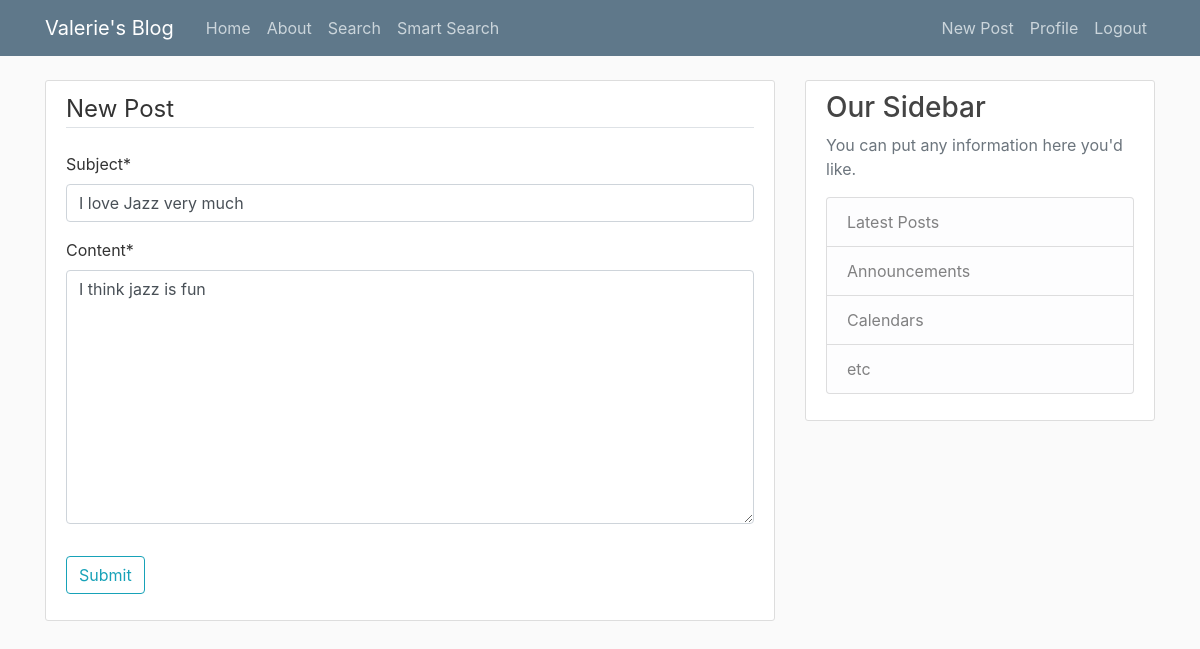
The app's page /post/1/edit/ (signed in), older data.
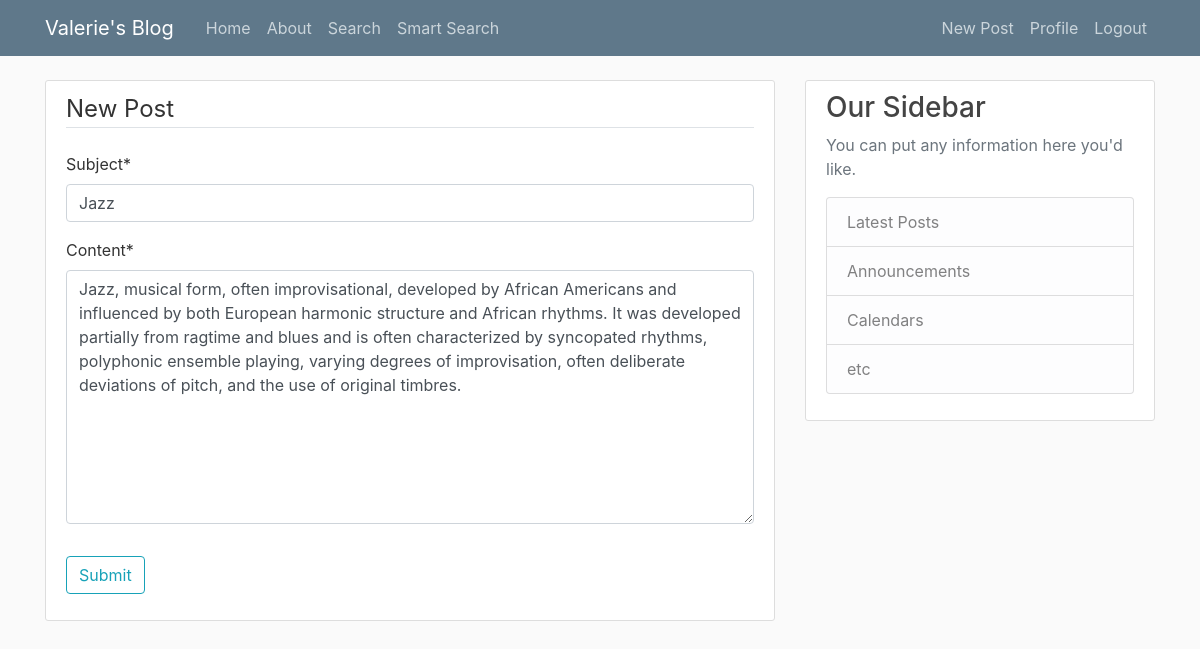
The same page, newer data.
### myBlog/models.py (models this page shows, shortened)
class Post(models.Model):
    subject = models.CharField(max_length = 100)
    content = models.TextField()
    date_posted = models.DateTimeField(default = timezone.now)
    author = models.ForeignKey(User, on_delete = models.CASCADE)
    likes = models.ManyToManyField(User, related_name = 'likes', blank = True)
    favorites = models.ManyToManyField(User, related_name = 'favorites', blank = True)
    tags = models.ForeignKey(Tag, default = "tag", on_delete=models.CASCADE)

### myBlog/views.py (the view, shortened to what this page needs)
# urls.py: path('post/<int:pk>/edit/', EditPostView.as_view(), name = 'individual-post-update'),
class EditPostView(LoginRequiredMixin,UserPassesTestMixin,UpdateView):
    model = Post
    fields = ['subject', 'content']
    def test_func(self):
        post = self.get_object()
        return ((self.request.user == post.author))

### myBlog/templates/myBlog/post_form.html (shortened to what this page needs)
{% extends "myBlog/base.html" %}
{% load crispy_forms_tags %}
{% block content %}
    <div class="content-section">
        <form method="POST">
            <fieldset class="form-group">
                <legend class="border-bottom mb-4">New Post</legend>
                {{ form|crispy }}
            </fieldset>
            <div class="form-group">
                <button class="btn btn-outline-info" type="submit">Submit</button>
            </div>
        </form>
    </div>
{% endblock content %}

Row changes from the older to the newer data that the page shows:
changed Post: subject "I love Jazz very much" → "Jazz"; content "I think jazz is fun" → "Jazz, musical form, often improvisational, developed by African Americans and influenced by both European harmonic structure and African rhythms. It was developed partially from ragtime and blues and is often characterized by syncopated rhythms, polyphonic ensemble playing, varying degrees of improvisation, often deliberate deviations of pitch, and the use of original timbres."
